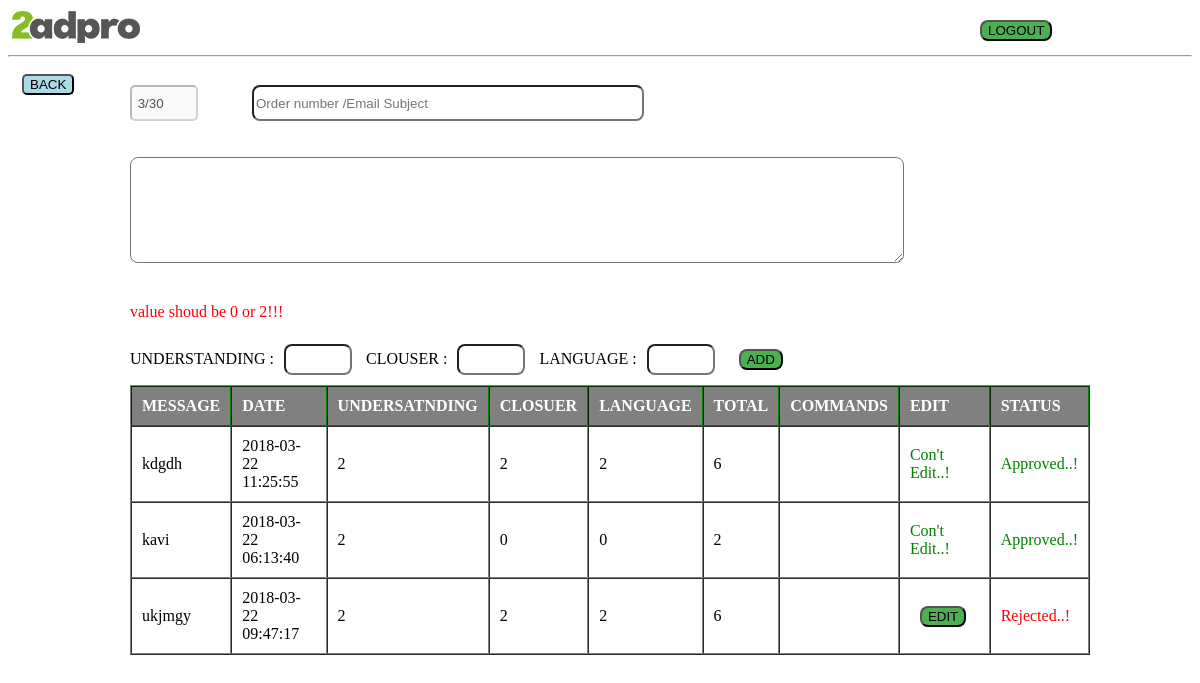
The app's page /index.php?id= 11 with its own data.
### tables this page shows
CREATE TABLE IF NOT EXISTS `data` (
  `id` int(11) NOT NULL AUTO_INCREMENT,
  `message` varchar(255) NOT NULL,
  `date` timestamp NOT NULL DEFAULT CURRENT_TIMESTAMP ON UPDATE CURRENT_TIMESTAMP,
  `understanding` varchar(255) NOT NULL,
  `closure` varchar(255) NOT NULL,
  `language` varchar(255) NOT NULL,
  `total` varchar(255) NOT NULL,
  `command` varchar(255) NOT NULL,
  `status` varchar(15) DEFAULT '0',
  `cse_Id` varchar(255) DEFAULT NULL,
  PRIMARY KEY (`id`)
);

### index.php (the view, shortened to what this page needs)
<?php
	 $conn = mysqli_connect('localhost','root','welcome@123','review');
  	$cse_id =$_GET['id'];
  	$mysqli = "SELECT `id`,`message`,`date`,`understanding`,`closure`,`language`,`total`,`command` ,`status` FROM data WHERE `cse_id`=$cse_id";
		$query = mysqli_query($conn,$mysqli);
		$no_of_rows = mysqli_num_rows($query);
 ?>
<!DOCTYPE html>
<html>
<head>
</head>
<header>
	<img src="logo-1.png">
	<hr>
</header>
<body>
<form action="logout.php" method="POST" id="logout">
		<input type="submit" name="" class="submit2" value="LOGOUT">
	</form>
<form action="back.php" method="POST" id="back">
		<input type="submit" name="" class="back" value="BACK">
</form>
<div class="container">
	<div class="div1">
	<form method="POST" action="" id="form">
			<div>
				<input type="text" name="" class="input1" value=" <?php echo $no_of_rows; ?>/30" disabled>
				<input type="text" name="" class="input2" placeholder="Order number /Email Subject"><br><br><br>
				<textarea class="input3 ss_0" id="message"   name="command"></textarea><br><br><br>
				<label style="color: red;">value shoud be 0 or 2!!!</label><br><br>
				<label>UNDERSTANDING  :</label><input type="text" name="understanding"  class="input4 sd_0" id="understanding">
				<label>CLOUSER  :</label><input type="text" name="closure"  class="input4 sf_0" id="closure">
				<label>LANGUAGE  :</label><input type="text" name="language"  class="input4 sg_0" id="language">
				<input type="submit" name="" value="ADD" class="submit1">
			</div>
		</form>
	</div>
<div class="div2" >
	<table width="100%"  cellpadding="10" cellspacing="0" border="1">
		<tr style="background-color: gray; color: white; font-weight: bolder; border: solid thin green;">
			<td>
				MESSAGE
			</td>
			<td>
				DATE
			</td>
			<td>
				UNDERSATNDING
			</td>
				<td>
				CLOSUER
			</td>
			<td>
				LANGUAGE
			</td>
			<td>
				TOTAL
			</td>
			<td>
				COMMANDS
			</td>
			<td>
				EDIT
			</td>
			<td>
				STATUS
			</td>
		</tr>
			<?php
		while($row = mysqli_fetch_array($query))
		{
		  ?>
		    <tr>
		    	<td><?php echo $row['1'];?></td>
		    	<td><?php echo $row['2'];?></td>
		    	<td><?php echo $row['3'];?></td>
		    	<td><?php echo $row['4'];?></td>
		    	<td><?php echo $row['5'];?></td>
		    	<td><?php echo $row['6'];?></td>
		        <td><?php echo $row['7'];?></td>
		         <?php $rows = $row['0'];
		           	if(($row['8']==0) ||($row['8']==2))
		           		{?>
		           	<td>
		           			<input type="submit" name="edit" class="submit" data-val = "<?= $rows ?>" value="EDIT">
		           	</td>
		       	<?Php }else {?>
		       				<td>
		       					<span style="color: green;">Con't Edit..!</span>
		       				</td>
		         <?php }
		           ?>
		   		 <?php
		        	if($row['8']==0){?>
		        		<td style="color: #FF7F50">Pending..!</td>
			      <?php
			       }else
			       if($row['8']==1){?>
			       	<td style="color:green;">Approved..!</td>
			     <?php }else
			     	if($row['8']==2){?>
			     		<td style="color: red;">Rejected..!</td>
			   <?php  }
		        ?>
		    </tr>
		  <?php
		}
	?>
	</table>
</div>
</div>
</body>
</html>

### index.php (style rules this page uses)
.input1 { width: 60px; height: 30px; margin-right: 50px; border-radius: 5px; }
.input2 { width:40%; height:30px; border-radius: 8px; }
.input3 { width:80%; height:100px; border-radius: 8px; }
.input4 { width: 60px; height: 25px; margin-left: 10px; margin-right: 10px; border-radius: 8px; }
.submit1 { margin:10px; background: #4CAF50; border-radius: 8px; }
.submit { margin:10px; background: #4CAF50; border-radius: 8px; }
.submit2 { margin:10px; background: #4CAF50; border-radius: 8px; }
.div1 { height: 300px; }
.div2 { position: absolute; width: 80%; left: 110px; padding: 20px; }
form { position: absolute; top: 65px; left: 110px; width: 80%; padding: 20px; }
#logout { position: absolute; top: 0%; left: 80%; padding: 10px; margin-right: 60px; width: 80px; }
.back { background:lightblue; border-radius: 5px; }
#back { position: absolute; top: 8%; left: 1%; padding: 10px; margin-right: 60px; width: 80px; }

### records on screen
data: message "kdgdh", date "2018-03-22 11:25:55", understanding "2", closure "2", language "2", total "6", status "Con't Edit..!"
data: message "kavi", date "2018-03-22 06:13:40", understanding "2", closure "0", language "0", total "2", status "Con't Edit..!"
data: message "ukjmgy", date "2018-03-22 09:47:17", understanding "2", closure "2", language "2", total "6", status "Rejected..!"
